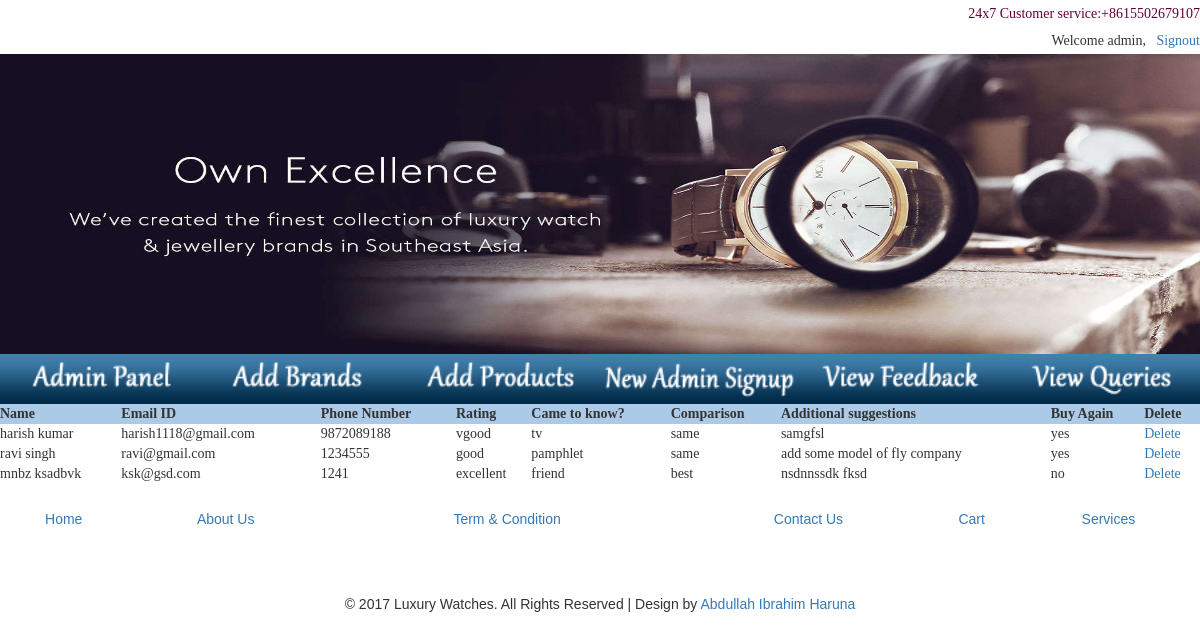
Page /showfeedback.php (signed in) on the committed database.
### tables this page shows
CREATE TABLE IF NOT EXISTS `feedback` (
  `Sno` int(15) NOT NULL AUTO_INCREMENT,
  `firstname` varchar(30) NOT NULL,
  `lastname` varchar(30) NOT NULL,
  `email` varchar(50) NOT NULL,
  `phone` bigint(20) NOT NULL,
  `rating` varchar(20) NOT NULL,
  `know_about` varchar(20) NOT NULL,
  `compare` varchar(20) NOT NULL,
  `query` varchar(500) NOT NULL,
  `buy` varchar(20) NOT NULL,
  PRIMARY KEY (`Sno`)
);

### showfeedback.php (the view, shortened to what this page needs)
<!DOCTYPE html PUBLIC "-//W3C//DTD XHTML 1.0 Transitional//EN" "http://www.w3.org/TR/xhtml1/DTD/xhtml1-transitional.dtd">
<html xmlns="http://www.w3.org/1999/xhtml">
<link href="css/bootstrap.css" rel="stylesheet" type="text/css" media="all" />
<link href="css/style.css" rel="stylesheet" type="text/css" media="all" />
</head>
<body background="image/b1.jpg" >
<table width="1200" height="394" align="center" cellpadding="0" cellspacing="0">
  <tr>
    <td height="27" colspan="8" align="center" valign="middle"><div align="right"><span class="style12">24x7 Customer service:+8615502679107</span></div></td>
  </tr>
  <tr>
    <td height="27" colspan="8" align="center" valign="middle"><div align="right">
	<?php
	if(isset($_SESSION["admin"]))
	{
	print "Welcome ".$_SESSION["admin"] .",&nbsp;";
	print "&nbsp; <a href='signout.php?page=index.php' style='text-decoration:none'>Signout</a>";
	}
	else
	{
	header("location:sig.php");
	}
	?></div></td>
  </tr>
  <tr>
    <td height="300" colspan="8" align="center" valign="top"><div align="left"><img src="image/bannerforsite.jpg" width="1200" height="300" /></div></td>
  </tr>
  <tr align="left">
    <td width="200" height="50"><a href="adminpanel.php"><img src="image/adminpanel.png" width="200" height="50" border="0" /></a></td>
    <td width="200" height="50"><a href="addcompany.php"><img src="image/addbrand.png" width="200" height="50" border="0" /></a></td>
    <td width="200" height="50"><a href="addproduct.php"><img src="image/addprod.png" width="200" height="50" border="0" /></a></td>
    <td width="200" height="50"><a href="adminsignup.php"><img src="image/ned.png" width="200" height="50" border="0" /></a></td>
   <td width="200" height="50"><a href="showfeedback.php"><img src="image/v_feed.png" width="200" height="50" border="0" /></a></td>
    <td width="200" height="50"><a href="showquery.php"><img src="image/v_query.png" alt="1" width="200" height="50" border="0"/></a></td>
  </tr>
  <tr align="left">
    <td height="50" colspan="6"><table width="100%" height="65" border="0" align="center" cellpadding="0" cellspacing="0" >
      <tr>
        <td height="29" valign="top" scope="col" ><?php
	  $c=mysqli_connect(host,uname,pass,db) or die(mysqli_connect_error($c));
	 $q="select * from feedback ";
	 $r1=mysqli_query($c,$q) or die(mysqli_error($c));
	print "<table width=100% align='center' bgcolor='white' cellspacing='15'>";
	print "<tr>";
	print "<th  bgcolor='#ABCAE7'>Name </th>";
	print "<th bgcolor='#ABCAE7'>Email ID </th>";
	print "<th bgcolor='#ABCAE7'>Phone Number</th>";
	print "<th bgcolor='#ABCAE7'>Rating</th>";
	print "<th bgcolor='#ABCAE7'>Came to know?</th>";
	print "<th bgcolor='#ABCAE7'>Comparison</th>";
	print "<th bgcolor='#ABCAE7'>Additional suggestions</th>";
	print "<th bgcolor='#ABCAE7'>Buy Again</th>";
	print "<th bgcolor='#ABCAE7'>Delete</th>";
	print "</tr>";
	  while($ans1=mysqli_fetch_array($r1))
	 {
	 print "<tr>";
	 print "<td>$ans1[1]  $ans1[2]</td>";
	print "<td>$ans1[3]</td>";
	 print "<td>$ans1[4]</td>";
     print "<td>$ans1[5]</td>";
	  print "<td>$ans1[6]</td>";
	   print "<td>$ans1[7]</td>";
	  print "<td>$ans1[8]</td>";
	  print "<td>$ans1[9]</td>";
	  print "<td><a href=deletefeedback.php?pid=$ans1[0] style='text-decoration:none'>Delete</a></td>";
	 }
	 print "</tr>";
	 print "</table>";
?>
        </td>
      </tr>
    </table></td>
  </tr>
  <tr align="left">
    <td height="50" colspan="6"><table width="100%" align="center" cellpadding="0" cellspacing="0">
      <tr>
        <td colspan="6">&nbsp;</td>
      </tr>
      <tr>
        <td><div align="center" class="style3 style11"><a href="index.php" style="text-decoration:none">Home</a></div></td>
        <td><div align="center" class="style3 style11"><a href="about.php" style="text-decoration:none">About Us</a></div></td>
        <td><div align="center" class="style3 style11"><a href="term.php" style="text-decoration:none">Term &amp; Condition</a></div></td>
        <td><div align="center" class="style3 style11"><a href="contact.php" style="text-decoration:none">Contact Us</a></div></td>
        <td><div align="center" class="style3 style11"><a href="shoppingcart.php" style="text-decoration:none">Cart</a></div></td>
        <td><div align="center" class="style3 style11"><a href="service.php" style="text-decoration:none">Services</a></div></td>
      </tr>
    </table></td>
  </tr>
</table><p>&nbsp;</p><p>&nbsp;</p>
<div align="center" class="style3 style11">
					<p>© 2017 Luxury Watches. All Rights Reserved | Design by  <a href="#" target="_blank">Abdullah Ibrahim Haruna</a> </p>
				</div>
<p>&nbsp;</p>
</body>
</html>

### css/style.css (style rules this page uses)
body { background:#fff; font-family: 'Lato-Regular'; }
body a { transition: 0.5s all; -webkit-transition: 0.5s all; -o-transition: 0.5s all; -moz-transition: 0.5s all; -ms-transition: 0.5s all; }

### showfeedback.php (style rules this page uses)
.style11 { font-family: Arial, Helvetica, sans-serif }
.style12 { color: #660033 }

### rows in the picture
feedback: firstname "harish", lastname "kumar", email "harish1118@gmail.com", phone "9872089188", rating "vgood", know_about "tv", compare "same", query "samgfsl", buy "yes"
feedback: firstname "ravi", lastname "singh", email "ravi@gmail.com", phone "1234555", rating "good", know_about "pamphlet", compare "same", query "add some model of fly company", buy "yes"
feedback: firstname "mnbz", lastname "ksadbvk", email "ksk@gsd.com", phone "1241", rating "excellent", know_about "friend", compare "best", query "nsdnnssdk fksd", buy "no"

### other values in the picture
$_SESSION["admin"] "admin"
